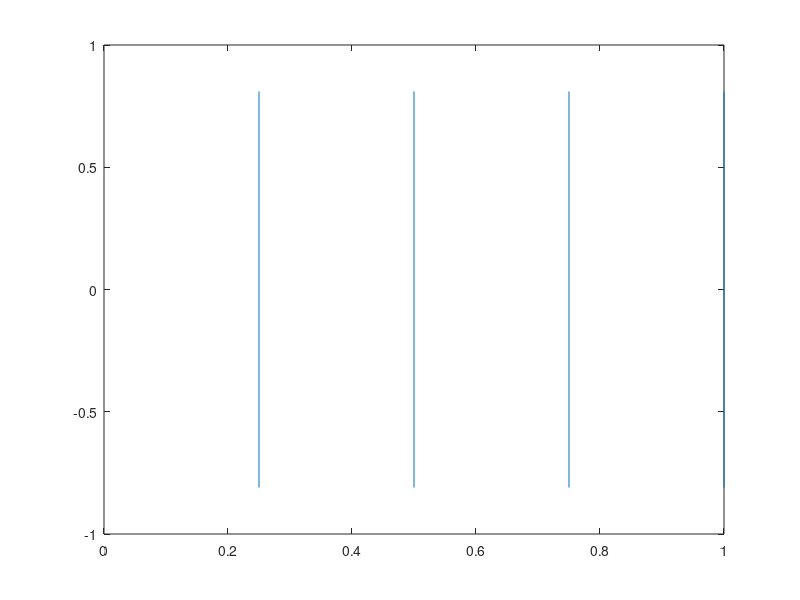

Here is the MATLAB script that generated this plot:
clear; close all; clc;

%Exercise - 2
%Generate and plot a square wave with period 0.5 and amplitude 0.81.
T = 0.5; %period in seconds.
A = 0.81; %amplitude

t=0:1e-6:1;
sqSig = A.*square(1./T.*2*pi.*t);
figure;
plot(t,sqSig);